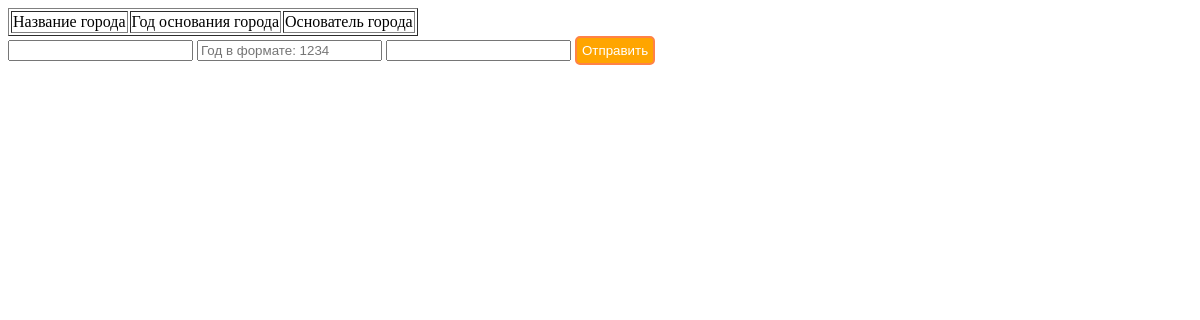
The page /task_3.php on the database as committed earlier.
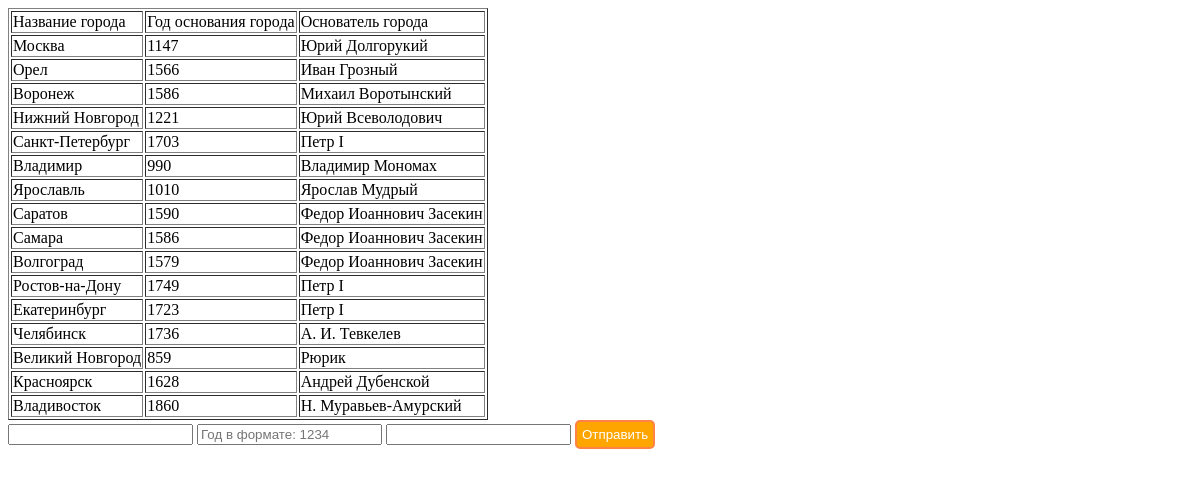
The same page on the database as committed later.
### tables this page shows
CREATE TABLE `city` (
  `id_city` int(11) NOT NULL,
  `name_city` varchar(30) NOT NULL,
  `year_city_was_founded` varchar(4) NOT NULL,
  `city_founder` varchar(50) NOT NULL
);

### www/task_3.php (the view, shortened to what this page needs)
<html>
<head>
<link rel="stylesheet" type="text/css" href="styles.css">
</head>
<body>
<form action='#' method = "POST" enctype="multipart/form-data">
<table border=1>
<tr>
	<td>Название города</td>
	<td>Год основания города</td>
	<td>Основатель города</td>
</tr>
<?php
require "classes/config.php";
$conn = new PDO('mysql:host='.$HOST.';dbname=task_3'.$dbName, $USER, $PASSWORD);
$conn->exec('SET CHARACTER SET utf8');
$sql = "SELECT * FROM city ";
$st = $conn->prepare($sql);
$st->execute();
$list_city=$st->fetchAll(PDO::FETCH_ASSOC);
foreach ($list_city as $value)
{
	echo "<tr>
				<td>".$value['name_city']."</td>
				<td>".$value['year_city_was_founded']."</td>
				<td>".$value['city_founder']."</td>
				</tr>";
}
?>
</table>
<input name='one' type='text' value='' onkeypress='return filter_input(event,/([A-Za-zА-Яа-яЁё]|\s|\-)/)' required>
<input name='two' type='text' pattern='[0-9]{4}' placeholder='Год в формате: 1234' onkeypress='return filter_input(event,/(\d)/)' value='' required>
<input name='three' type='text' value='' onkeypress='return filter_input(event,/([A-Za-zА-Яа-яЁё]|\.|\s|\-)/)' required>
<input name='sub' type='submit' class="but" value='Отправить'>
</form>
</body>
</html>

### www/styles.css (style rules this page uses)
.but { color: #fff; background: #FFA500; padding: 5px; border-radius: 5px; border: 2px solid #FF8247; }

Rows that differ between the two databases and show on the page:
added city: name_city "Москва", year_city_was_founded "1147", city_founder "Юрий Долгорукий"
added city: name_city "Орел", year_city_was_founded "1566", city_founder "Иван Грозный"
added city: name_city "Воронеж", year_city_was_founded "1586", city_founder "Михаил Воротынский"
added city: name_city "Нижний Новгород", year_city_was_founded "1221", city_founder "Юрий Всеволодович"
added city: name_city "Санкт-Петербург", year_city_was_founded "1703", city_founder "Петр I"
added city: name_city "Владимир", year_city_was_founded "990", city_founder "Владимир Мономах"
added city: name_city "Ярославль", year_city_was_founded "1010", city_founder "Ярослав Мудрый"
added city: name_city "Саратов", year_city_was_founded "1590", city_founder "Федор Иоаннович Засекин"
added city: name_city "Самара", year_city_was_founded "1586", city_founder "Федор Иоаннович Засекин"
added city: name_city "Волгоград", year_city_was_founded "1579", city_founder "Федор Иоаннович Засекин"
added city: name_city "Ростов-на-Дону", year_city_was_founded "1749", city_founder "Петр I"
added city: name_city "Екатеринбург", year_city_was_founded "1723", city_founder "Петр I"
added city: name_city "Челябинск", year_city_was_founded "1736", city_founder "А. И. Тевкелев"
added city: name_city "Великий Новгород", year_city_was_founded "859", city_founder "Рюрик"
added city: name_city "Красноярск", year_city_was_founded "1628", city_founder "Андрей Дубенской"
added city: name_city "Владивосток", year_city_was_founded "1860", city_founder "Н. Муравьев-Амурский"
